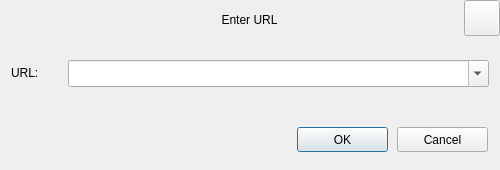
<?xml version="1.0" encoding="UTF-8"?>
<ui version="4.0">
 <class>InputURL</class>
 <widget class="QDialog" name="InputURL">
  <property name="geometry">
   <rect>
    <x>0</x>
    <y>0</y>
    <width>500</width>
    <height>170</height>
   </rect>
  </property>
  <property name="minimumSize">
   <size>
    <width>0</width>
    <height>0</height>
   </size>
  </property>
  <property name="maximumSize">
   <size>
    <width>16777215</width>
    <height>16777215</height>
   </size>
  </property>
  <property name="windowTitle">
   <string>Enter URL</string>
  </property>
  <widget class="QPushButton" name="okBtn">
   <property name="geometry">
    <rect>
     <x>297</x>
     <y>127</y>
     <width>91</width>
     <height>25</height>
    </rect>
   </property>
   <property name="text">
    <string>OK</string>
   </property>
  </widget>
  <widget class="QPushButton" name="cancelBtn">
   <property name="geometry">
    <rect>
     <x>397</x>
     <y>127</y>
     <width>91</width>
     <height>25</height>
    </rect>
   </property>
   <property name="text">
    <string>Cancel</string>
   </property>
  </widget>
  <widget class="QPushButton" name="closeBtn">
   <property name="geometry">
    <rect>
     <x>464</x>
     <y>0</y>
     <width>36</width>
     <height>36</height>
    </rect>
   </property>
   <property name="text">
    <string/>
   </property>
  </widget>
  <widget class="QLabel" name="title_label">
   <property name="geometry">
    <rect>
     <x>154</x>
     <y>10</y>
     <width>191</width>
     <height>20</height>
    </rect>
   </property>
   <property name="text">
    <string>Enter URL</string>
   </property>
   <property name="alignment">
    <set>Qt::AlignCenter</set>
   </property>
  </widget>
  <widget class="QComboBox" name="url_edit">
   <property name="geometry">
    <rect>
     <x>68</x>
     <y>60</y>
     <width>421</width>
     <height>27</height>
    </rect>
   </property>
   <property name="sizePolicy">
    <sizepolicy hsizetype="MinimumExpanding" vsizetype="Fixed">
     <horstretch>0</horstretch>
     <verstretch>0</verstretch>
    </sizepolicy>
   </property>
   <property name="editable">
    <bool>true</bool>
   </property>
   <property name="sizeAdjustPolicy">
    <enum>QComboBox::AdjustToMinimumContentsLength</enum>
   </property>
  </widget>
  <widget class="QLabel" name="label">
   <property name="geometry">
    <rect>
     <x>11</x>
     <y>57</y>
     <width>51</width>
     <height>31</height>
    </rect>
   </property>
   <property name="text">
    <string>URL:</string>
   </property>
   <property name="buddy">
    <cstring>url_edit</cstring>
   </property>
  </widget>
 </widget>
 <resources/>
 <connections/>
</ui>
